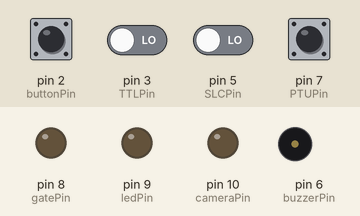
Recording of a sketch running on a simulated Arduino Uno, built with avr-gcc and run on an emulated ATmega328P. Shown: output pins drawn as LEDs (lit = HIGH), buzzer (waves = sounding). Dashed ring = blinking. The test bench sets the inputs (shaded band); at power-on: pin 2 (buttonPin), pin 3 (TTLPin), pin 5 (SLCPin), pin 7 (PTUPin) LOW. What the sketch prints to the serial monitor is not drawn.

Above: at 1.2 s.
1.3 s: pin 2 (buttonPin) pulled HIGH for 0.15 s
At 1.7 s:
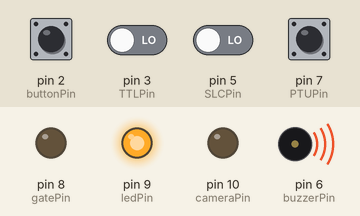
4.4 s: pin 7 (PTUPin) pulled HIGH for 0.15 s
At 5.2 s:
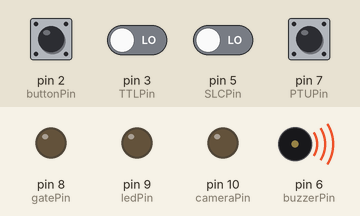
6.0 s: pin 3 (TTLPin) driven HIGH
At 6.4 s:
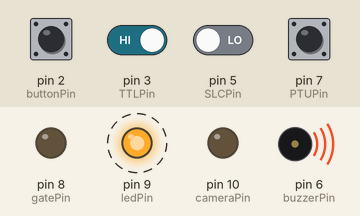
9.0 s: pin 7 (PTUPin) pulled HIGH for 1 s
At 10.4 s:
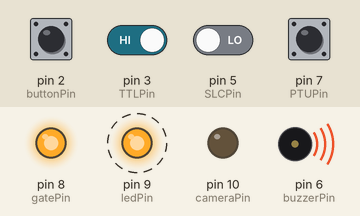
12.1 s: pin 5 (SLCPin) driven HIGH
15.1 s: pin 5 (SLCPin) driven LOW
Timing chart, 0 to 19.1 s (numbered marks = the images above; inputs shaded):
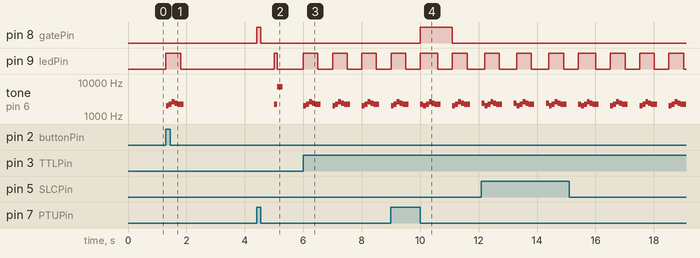

Measured:
- after the input at 1.3 s, pin 9 (ledPin): LOW → HIGH at once, → LOW 0.50 s later; tone on pin 6 (buzzerPin): plays 2000 Hz for 0.10 s, 2200 Hz for 0.10 s, 2600 Hz for 0.10 s, 2400 Hz for 0.10 s, 2200 Hz for 0.20 s, starting at once
- after the input at 4.4 s, pin 8 (gatePin): LOW → HIGH at once, → LOW 0.15 s later
- after the input at 6.0 s, pin 9 (ledPin): alternates HIGH for 0.50 s and LOW for 0.50 s, starting at once; tone on pin 6 (buzzerPin): silent → 2000 Hz at once, then repeats every 1.0 s: 2200 Hz 0.10 s, 2600 Hz 0.10 s, 2400 Hz 0.10 s, 2200 Hz 0.20 s, silent 0.40 s, 2000 Hz 0.10 s
- after the input at 9.0 s, pin 8 (gatePin): LOW → HIGH after 1.0 s, → LOW 1.1 s later

The sketch:

TriggerBox_v3.01.ino
```cpp
// Camera library
// Buzzer library (tone generator)
//#include <toneAC.h>
/*  TriggerBox_2.5,
    Trigger HSV;
    Flash LED and buzzer;
    with push trigger and/or motion triggering from TTL;

    Periodic flash and beep for machine vision cams to sync;
    Cam output shrinked
    cooperate with PTUX

    Siyang Hao
    20230612
    Brown, PVD
 v3.01

*/
// Pin Mapping
const int buttonPin = 2;   // the number of the Pushbutton pin
const int TTLPin =3;       // TTL trigger input pin, from motion
const int SLCPin =5;       // input from SCL
const int ledPin =  9;     // the number of the LED pin
const int buzzerPin = 6;   // the number of the Buzzer (Speaker) pin
const int cameraPin = 10;  // the number of the Camera pin, should be 10
const int gatePin = 8;     // Gate pin, should be 8, but Q&D test set to 10
const int PTUPin =7;     // PTU input pin
// Variables
int buttonState ;         // variable for reading the pushbutton status
int TTLState;
int previous;
int stateLED;
int PTUState;
int SLCState;
long time = 0;
long debounce = 200;
int i;
int arm =0;
unsigned long previousMillis = 0;        // will store last time servo was updated
unsigned long currentMillis ;
const long interval = 5000;           // interval at which to run (milliseconds)

void setup() {
 int buttonState = LOW;         // variable for reading the pushbutton status
 int TTLState = LOW;         // variable for reading the TTL status
 int previous= LOW;
 int stateLED = LOW;
 int PTUState = LOW;
 int SLCState = LOW;
  // put your setup code here, to run once:
  Serial.begin(9600);
  // initialize the Pushbutton pin as an input:
  pinMode(buttonPin, INPUT);
  pinMode(TTLPin, INPUT);
  pinMode(SLCPin, INPUT);
  pinMode(PTUPin, INPUT);
  // initialize the LED pin as an output:
  pinMode(ledPin, OUTPUT);
  // initialize the Buzzer pin as an output:
  pinMode(buzzerPin, OUTPUT);
  // initialize the CAMERA as an output:
  pinMode(cameraPin, OUTPUT);

  pinMode(gatePin, OUTPUT);
}

void loop() {
  buttonState = digitalRead(buttonPin);
  TTLState = digitalRead(TTLPin);
  stateLED = LOW;
  SLCState = LOW;
  PTUState = LOW;
  PTUState = digitalRead(PTUPin);

  digitalWrite(ledPin, stateLED);
     // Trigger button& motion trigger logic
    if(buttonState == HIGH||TTLState ==HIGH) { //system armed for recording
      stateLED = HIGH;
      digitalWrite(ledPin, stateLED);  // turn on the LED
      digitalWrite(cameraPin, HIGH); // sets the cameraPin on
      delay(1);
      digitalWrite(cameraPin, LOW); // sets the cameraPin off
      // 3 Buzzer sounds
      tone(buzzerPin, 2000, 200);
      delay(100);


      //Serial.print("trigger pushed \n"); // for debuging comment out for faster scanning loop

      tone(buzzerPin, 2200, 200);
      delay(100);
      tone(buzzerPin, 2600, 200);
      delay(100);
      tone(buzzerPin, 2400, 200);
      delay(100);
      tone(buzzerPin, 2200, 200);
      delay(100);
      stateLED = LOW;
      digitalWrite(ledPin, stateLED);
      delay (500);
      if (arm ==0){
      arm =1;
      } else {
      arm =0; // disarm the routine beeping
      }
    }

    buttonState = LOW; // set button state back to low
    //SLC logic: disarm the sys when triggered
    SLCState = digitalRead(SLCPin);
    if (SLCState == HIGH){
      Serial.print("SLC Triggered \n");
      if( arm == 1){//disarm and make a beep
        arm = 0;
        tone(buzzerPin, 2400, 200);
        delay(100);
        tone(buzzerPin, 2200, 200);
      }
    }

    // routine perodic beeping
    currentMillis = millis();
    if (arm ==1){
      if (PTUState==HIGH){
      digitalWrite(gatePin, HIGH);
      }else{
        digitalWrite(gatePin, LOW);
      }
      if ( currentMillis - previousMillis >= interval) {
         previousMillis = currentMillis; // reset clock
         digitalWrite(ledPin, HIGH);
         tone(buzzerPin, 2200, 200);
         delay(100);
         tone(buzzerPin, 7200, 200);
         digitalWrite(ledPin, LOW);
         }
     } else {
       digitalWrite(gatePin, LOW);
     }

}
```
